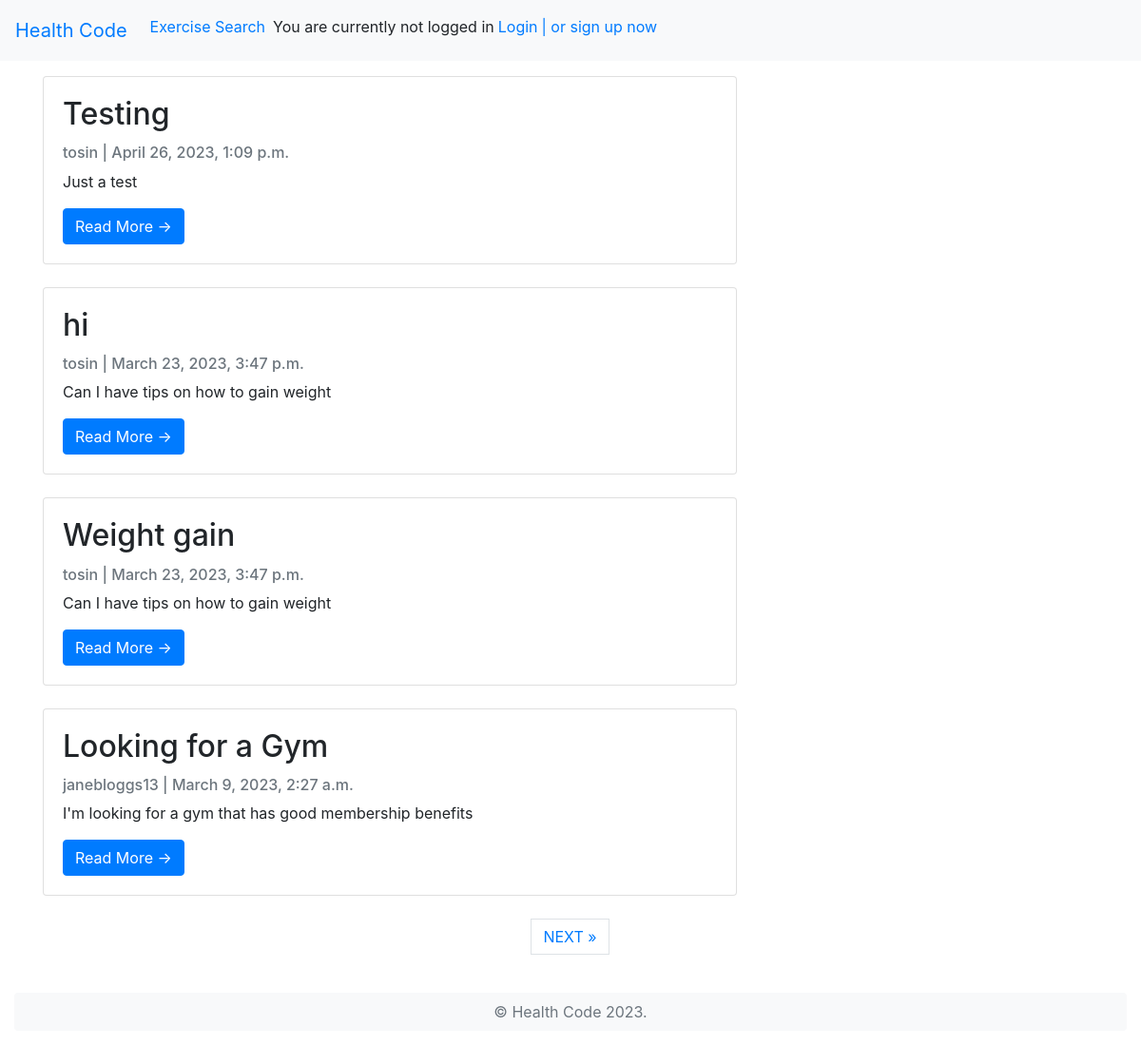
Page /community/community_list on the committed database.
### community/models.py (models this page shows, shortened)
class Community(models.Model):
    user = models.ForeignKey(settings.AUTH_USER_MODEL, on_delete=models.CASCADE)
    topic= models.CharField(max_length=300)
    title = models.CharField(max_length=100)
    description = models.CharField(max_length=1000,blank=True)
    tags = models.ManyToManyField(Tag, blank=True)
    date_created = models.DateTimeField(auto_now_add=True,null=True)
    date_uploaded = models.DateTimeField(auto_now=True)
    likes = models.ManyToManyField(settings.AUTH_USER_MODEL, related_name='community_like')
    class Meta:
        ordering = ['-date_created']

### calorieTracker/models.py (models this page shows, shortened)
class CustomUser(AbstractUser):
    age = models.DateField(blank=True, null=True)
    goal_weight = models.FloatField(null=True, blank=True)
    current_weight = models.FloatField(null=True, blank=True)
    height = models.FloatField(null=True, blank=True)
    weight_goal = models.CharField(
        max_length=20,
        choices=[('lose', 'Lose Weight'), ('gain', 'Gain Weight'), ('maintain', 'Maintain Weight')],
        null=True, blank=True
    )
    gender = models.CharField(
        max_length=10,
        choices=[('male', 'Male'), ('female', 'Female')],
        null=True, blank=True
    )

### community/views.py (the view)
# urls.py: path('community_list', CommunityListView.as_view(), name="community_list"),
class CommunityListView(ListView):
    queryset = Community.objects.order_by('-date_created')
    model = Community
    template_name = 'community_list.html'
    paginate_by = 4

### community/templates/community_list.html (shortened to what this page needs)
<!DOCTYPE html>
<html lang="en">
<head>
  <link rel="stylesheet" href="https://cdn.jsdelivr.net/npm/bootstrap@4.0.0/dist/css/bootstrap.min.css"
>
</head>
<body>
  <header>
    <nav class="navbar bg-light navbar-expand-sm">
      <a href="{% url 'home' %}" class="navbar-brand">Health Code</a>
      <ul class="navbar-nav">
        <li class="nav-item ">
          <a class="nav-link" href="{% url 'calorieTracker:muscle_search' %}">Exercise Search</a>
      </li>
        {% if user.is_authenticated %}
        <li class="nav-item ">
          <a class="nav-link" href="{% url 'community:community' %}">Create Post</a>
        </li>
        <li class="nav-item ">
          <a class="nav-link" href="{% url 'calorieTracker:exercise' %}">Exercise Log</a>
        </li>
        <li class="nav-item ">
          <a class="nav-link" href="{% url 'calorieTracker:meal' %}">Meal Log</a>
        </li>
        {%else%}
        <p class="login mt-2">You are currently not logged in</p>
            <a href="{% url 'login' %}" class="login mt-2 ml-1"> Login</a>
            <a href="{% url 'calorieTracker:signup' %}" class="login mt-2  ml-1" >| or sign up now</a>
        {% endif %}
      </ul>
    </nav>
  </header>
  <div class="container ">
    <div class="row ">
      <div class="col-md-8 mt-3 left">
        {% for community in community_list %}
        <div class="card mb-4">
          <div class="card-body">
            <h2 class="card-title">{{ community.title }}</h2>
            <p class="card-text text-muted h6">{{ community.user }} | {{ community.date_created}} </p>
            <p class="card-text">{{community.description|slice:":200" }}</p>
            <a href="{% url 'community:community_detail' community.pk  %}" class="btn btn-primary">Read More &rarr;</a>
          </div>
        </div>
        {% endfor %}
      </div>
    </div>
  </div>
  {% if is_paginated %}
  <ul class="pagination justify-content-center">
    {% if page_obj.has_next %}
    <li><a href="?page={{ page_obj.next_page_number }}" class="page-link"> NEXT &raquo;</a></li>
    {% endif %}
  </ul>
  {% endif %}
  <br />
  <div class="container-fluid">
    <footer class="rounded bg-light">
      <p class="text-center text-secondary py-2">&copy; Health Code 2023.</p>
    </footer>
  </div>
</body>
</html>

### rows in the picture
Community: title "Testing", user "tosin", date_created "April 26, 2023, 1:09 p.m.", description "Just a test"
Community: title "hi", user "tosin", date_created "March 23, 2023, 3:47 p.m.", description "Can I have tips on how to gain weight"
Community: title "Weight gain", user "tosin", date_created "March 23, 2023, 3:47 p.m.", description "Can I have tips on how to gain weight"
Community: title "Looking for a Gym", user "janebloggs13", date_created "March 9, 2023, 2:27 a.m.", description "I'm looking for a gym that has good membership benefits"
